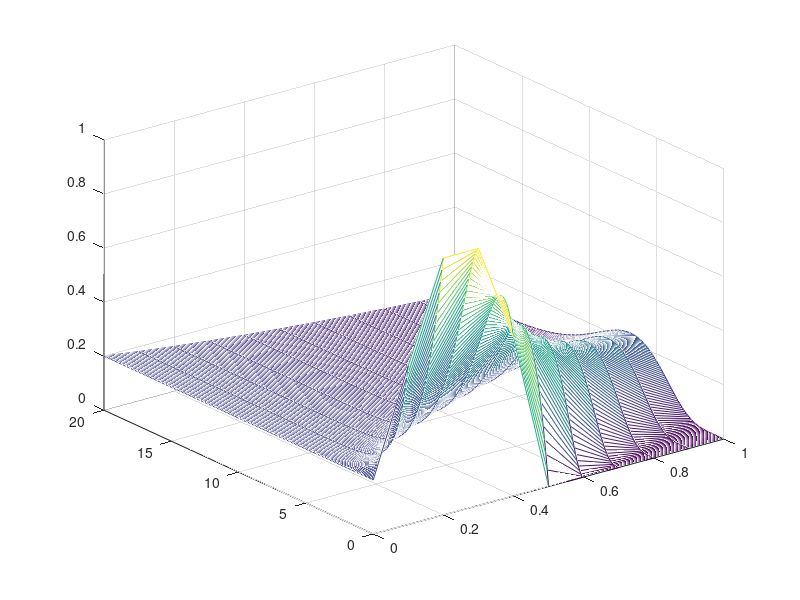

The MATLAB script that drew this image:
%  This a model for the concentration of a pollutant.
%  Assume the stream has constant velocity.
clear;
L = 1.0;    %  length of the stream
T = 20.;    %  duration of time
K = 200;    %  number of time steps
dt = T/K;
n = 10.;    %  number of space steps
dx = L/n;
vel =.1;   %  velocity of the stream
decay = .1; % decay rate of the pollutant
for i = 1:n+1   %  initial concentration
	x(i) =(i-1)*dx;
	u(i,1) =(i<=(n/2+1))*sin(pi*x(i)*2)+(i>(n/2+1))*0;
end
for k=1:K+1 %  upstream concentration
	time(k) = (k-1)*dt;
	u(1,k) = .2;
end
%
% Execute the finite difference algorithm.
%
for k=1:K   %  time loop
	for i=2:n+1 %  space loop
		u(i,k+1) =(1 - vel*dt/dx -decay*dt)*u(i,k) + vel*dt/dx*u(i-1,k);
	end
end
mesh(x,time,u')
% contour(x,time,u')
% plot(x,u(:,1),x,u(:,51),x,u(:,101),x,u(:,151))
